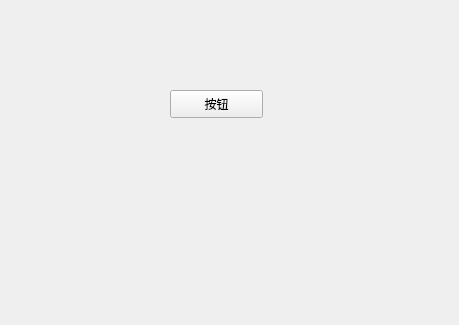
<?xml version="1.0" encoding="UTF-8"?>
<ui version="4.0">
 <class>Form</class>
 <widget class="QWidget" name="Form">
  <property name="geometry">
   <rect>
    <x>0</x>
    <y>0</y>
    <width>459</width>
    <height>325</height>
   </rect>
  </property>
  <property name="windowTitle">
   <string>Form</string>
  </property>
  <widget class="QPushButton" name="btn1">
   <property name="geometry">
    <rect>
     <x>170</x>
     <y>90</y>
     <width>93</width>
     <height>28</height>
    </rect>
   </property>
   <property name="text">
    <string>按钮</string>
   </property>
  </widget>
 </widget>
 <resources/>
 <connections/>
</ui>
